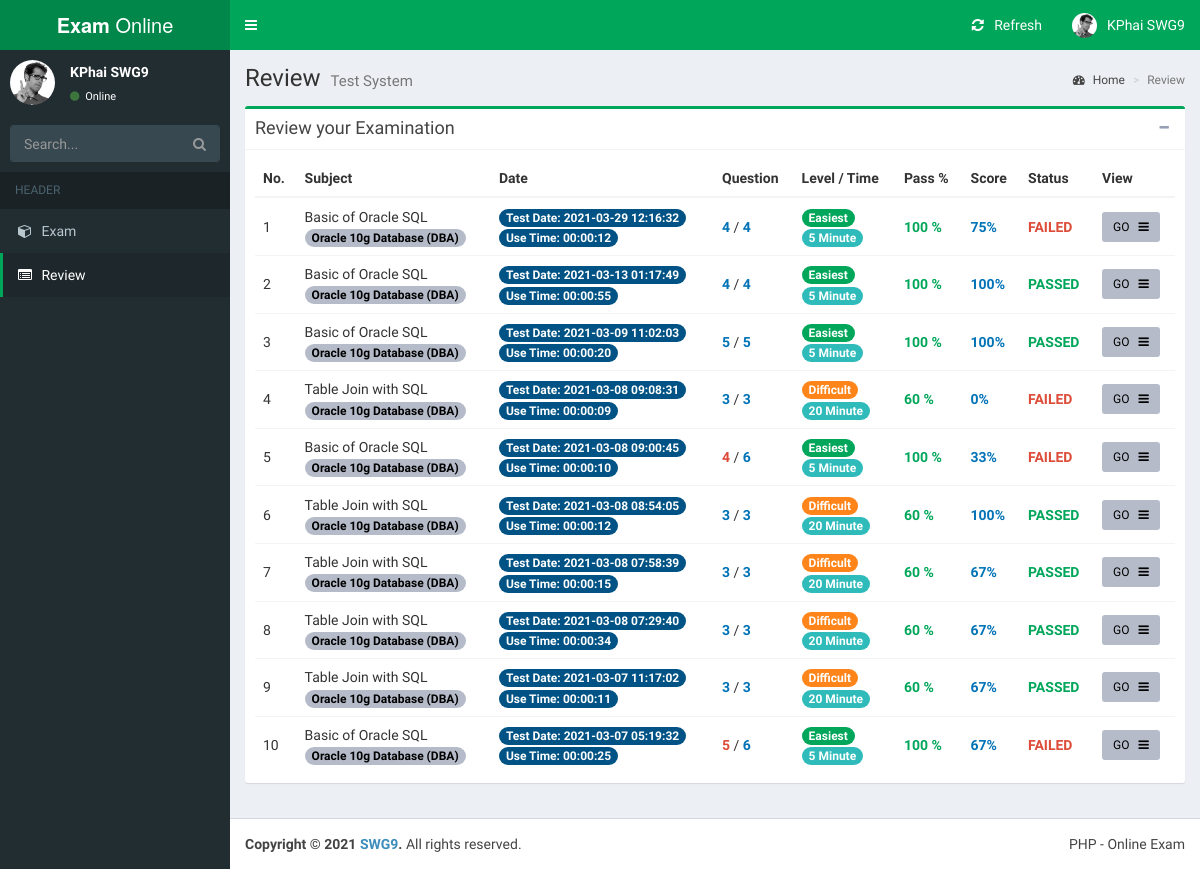
Page /student/review.php (signed in) on the committed database.
### tables this page shows
CREATE TABLE `tb_test_result` (
                                  `test_id` int(11) NOT NULL,
                                  `test_date` date NOT NULL,
                                  `test_minute` int(5) NOT NULL,
                                  `test_count_question` int(5) DEFAULT NULL,
                                  `all_question` int(5) DEFAULT NULL,
                                  `created_at` timestamp NOT NULL DEFAULT CURRENT_TIMESTAMP,
                                  `user_id` int(11) NOT NULL,
                                  `sub_id` int(11) NOT NULL
);

CREATE TABLE `tb_subjects` (
                               `sub_id` int(11) NOT NULL,
                               `title` text NOT NULL,
                               `description` text,
                               `level` int(3) NOT NULL,
                               `give_minute` int(5) NOT NULL,
                               `pass_percent` int(11) NOT NULL,
                               `use_count` int(2) NOT NULL,
                               `status` tinyint(4) NOT NULL,
                               `created_at` timestamp NOT NULL DEFAULT CURRENT_TIMESTAMP,
                               `updated_at` timestamp NOT NULL DEFAULT CURRENT_TIMESTAMP,
                               `cat_id` int(11) NOT NULL,
                               `teacher_id` int(11) NOT NULL
);

CREATE TABLE `tb_category` (
                               `cat_id` int(11) NOT NULL,
                               `name` varchar(100) NOT NULL,
                               `description` varchar(255) DEFAULT NULL,
                               `teacher_id` int(11) NOT NULL,
                               `created_at` timestamp NOT NULL DEFAULT CURRENT_TIMESTAMP,
                               `updated_at` timestamp NOT NULL DEFAULT CURRENT_TIMESTAMP
);

### student/review.php (the view, shortened to what this page needs)
<?php
include_once '../process/connector.php';
?>
<!DOCTYPE html>
<html>
<head>
    <link rel="stylesheet" href="../assets/plugins/bootstrap/dist/css/bootstrap.min.css">
    <link rel="stylesheet" href="../assets/plugins/font-awesome/css/font-awesome.min.css">
    <link rel="stylesheet" href="../assets/plugins/Ionicons/css/ionicons.min.css">
    <link rel="stylesheet" href="../assets/css/AdminLTE.min.css">
    <link rel="stylesheet" href="../assets/css/skins/skin-green.min.css">
    <link rel="stylesheet" href="../assets/css/exam.css">
</head>
<body class="hold-transition skin-green fixed sidebar-mini">
<div class="wrapper">
    <?php include_once 'header.php'; ?>
    <aside class="main-sidebar">
        <section class="sidebar">
            <div class="user-panel">
                <div class="pull-left image">
                    <img src="../assets/img/user2-160x160.jpg" class="img-circle" alt="User Image">
                </div>
                <div class="pull-left info">
                    <p><?=htmlspecialchars($_SESSION['full_name'])?></p>
                    <a href="#"><i class="fa fa-circle text-success"></i> Online</a>
                </div>
            </div>
            <form action="#" method="get" class="sidebar-form">
                <div class="input-group">
                    <input type="text" name="q" class="form-control" placeholder="Search...">
                    <span class="input-group-btn">
              <button type="submit" name="search" id="search-btn" class="btn btn-flat"><i class="fa fa-search"></i>
              </button>
            </span>
                </div>
            </form>
            <ul class="sidebar-menu" data-widget="tree">
                <li class="header">HEADER</li>
                <li><a href="choose_category.php"><i class="fa fa-cube"></i> <span>Exam</span></a></li>
                <li class="active"><a href="#"><i class="fa fa-list-alt"></i> <span>Review</span></a></li>
            </ul>
        </section>
    </aside>
    <div class="content-wrapper">
        <section class="content-header">
            <h1>
                Review
                <small>Test System</small>
            </h1>
            <ol class="breadcrumb">
                <li><a href="#"><i class="fa fa-dashboard"></i> Home</a></li>
                <li class="active">Review</li>
            </ol>
        </section>
        <section class="content">
            <div class="box box-success">
                <div class="box-header with-border">
                    <h4 class="box-title">Review your Examination</h4>
                    <div class="box-tools pull-right">
                        <button type="button" class="btn btn-box-tool" data-widget="collapse"><i
                                    class="fa fa-minus"></i></button>
                    </div>
                </div>
                <div class="box-body">
                    <div class="table-responsive">
                        <table class="table no-margin">
                            <thead>
                            <tr>
                                <th>No.</th>
                                <th>Subject</th>
                                <th>Date</th>
                                <th>Question</th>
                                <th>Level / Time</th>
                                <th>Pass %</th>
                                <th>Score</th>
                                <th>Status</th>
                                <th>View</th>
                            </tr>
                            </thead>
                            <tbody>
                            <?php
                            $user_id = $_SESSION['user_id'];
                            $sql = "SELECT A.TEST_ID, A.CREATED_AT AS TEST_DATE, A.TEST_MINUTE, A.TEST_COUNT_QUESTION AS CNT_QT, A.ALL_QUESTION AS CNT_QT_ALL, B.TITLE AS SUB_TITLE, B.LEVEL AS LEVEL,
                                           B.GIVE_MINUTE AS SUB_TIME, B.PASS_PERCENT,
                                           C.NAME AS CAT_NAME FROM TB_TEST_RESULT A
                                               INNER JOIN TB_SUBJECTS B ON (A.SUB_ID=B.SUB_ID)
                                               INNER JOIN TB_CATEGORY C ON(B.CAT_ID=C.CAT_ID)
                                    WHERE A.USER_ID = $user_id ORDER BY A.TEST_ID DESC";
                            $result = mysqli_query($link, $sql);
                            $no = 0;
                            $count = mysqli_num_rows($result);
                            if ($count > 0) {
                                while ($row = mysqli_fetch_assoc($result)) {
                                    $test_id = $row['TEST_ID'];
                                    $sql_score = "SELECT SC_CHOICE, SC_ANSWER, SC_JUDGE FROM TB_SCORE where TEST_ID = $test_id";
                                    $result_score = mysqli_query($link, $sql_score);
                                    $count_score = mysqli_num_rows($result_score);
                                    $percent = 0;
                                    if ($count_score > 0) {
                                        while ($row_score = mysqli_fetch_assoc($result_score)) {
                                            if ($row_score['SC_JUDGE'] === 'Good') {
                                                $percent += 100;
                                            }
                                        }
                                        $pass_percent = (int) $row['PASS_PERCENT'];
                                        $mark_percent = round($percent/$row['CNT_QT_ALL']);
                                        if ($mark_percent >= $pass_percent) {
                                            $judge = "<span class='text-green text-bold'>PASSED</span>";
                                        }else{
                                            $judge = "<span class='text-red text-bold'>FAILED</span>";
                                        }
                                        ?>
                                        <tr>
                                            <td>
                                                <?= @++$no; ?>
                                            </td>
                                            <td>
                                                <?= htmlspecialchars($row['SUB_TITLE']) ?>
                                                <br/>
                                                <span class="text-center badge bg-gray-active">
                                                <?= htmlspecialchars($row['CAT_NAME']) ?>
                                            </span>
                                            </td>
                                            <td>
                                            <span class="text-center badge bg-blue-active">
                                                Test Date: <?= htmlspecialchars($row['TEST_DATE']) ?>
                                            </span>
                                                <br/>
                                                <span class="text-center badge bg-blue-active">
                                                Use Time: <?= htmlspecialchars(gmdate("H:i:s", $row['TEST_MINUTE'])) ?>
                                            </span>
                                            </td>
                                            <td>
                                                <span class="<?php if($row['CNT_QT'] == $row['CNT_QT_ALL']) echo 'text-blue'; else echo 'text-red'; ?> text-bold"><?=htmlspecialchars($row['CNT_QT'])?></span> / <span class="text-blue text-bold"><?=htmlspecialchars($row['CNT_QT_ALL'])?></span>
                                            </td>
                                            <td>
                                                <?php
                                                if ($row['LEVEL'] == 1) {
                                                    echo "<span class=\"text-center badge bg-green\">Easiest</span>";
                                                } else if ($row['LEVEL'] == 2) {
                                                    echo "<span class=\"text-center badge bg-blue\">Normal</span>";
                                                } else if ($row['LEVEL'] == 3) {
                                                    echo "<span class=\"text-center badge bg-orange\">Difficult</span>";
                                                } else {
                                                    echo "<span class=\"text-center badge bg-red\">Most Difficult</span>";
                                                }
                                                ?>
                                                <br/>
                                                <span class="text-center badge bg-teal-active">
                                        <?= htmlspecialchars($row['SUB_TIME']) ?> Minute
                                    </span>
                                            </td>
                                            <td>
                                                <span class='text-green text-bold'><?= htmlspecialchars($row['PASS_PERCENT']) ?> %</span>
                                            </td>
                                            <td>
                                                <span class='text-blue text-bold'><?= $mark_percent ?>%</span>
                                            </td>
                                            <td>
                                                <?=$judge;?>
                                            </td>
                                            <td><a href="view_detail.php?vTestID=<?=$test_id?>" class="btn btn-sm bg-gray-active">GO &nbsp; <i
                                                            class="fa fa-bars"></i></a></td>
                                        </tr>
                                        <?php
                                    }
                                }
                            }
                            ?>
                            </tbody>
                        </table>
                    </div>
                </div>
            </div>
        </section>
    </div>
    <footer class="main-footer">
        <div class="pull-right hidden-xs">PHP - Online Exam</div>
        <strong>Copyright &copy; 2021 <a href="#">SWG9</a>.</strong> All rights reserved.
    </footer>
</div>
</body>
</html>

### assets/css/exam.css (style rules this page uses)
.table > tbody > tr > td { vertical-align: middle; }

### rows in the picture
tb_test_result: no "1", sub.title "Basic of Oracle SQL", tb_category.name "Oracle 10g Database (DBA)", created_at "2021-03-29 12:16:32", test_minute "00:00:12", test_count_question "4", all_question "4", shows "Easiest", sub.give_minute "5", sub.pass_percent "100", all_question "75", shows "FAILED"
tb_test_result: no "2", sub.title "Basic of Oracle SQL", tb_category.name "Oracle 10g Database (DBA)", created_at "2021-03-13 01:17:49", test_minute "00:00:55", test_count_question "4", all_question "4", shows "Easiest", sub.give_minute "5", sub.pass_percent "100", all_question "100", shows "PASSED"
tb_test_result: no "3", sub.title "Basic of Oracle SQL", tb_category.name "Oracle 10g Database (DBA)", created_at "2021-03-09 11:02:03", test_minute "00:00:20", test_count_question "5", all_question "5", shows "Easiest", sub.give_minute "5", sub.pass_percent "100", all_question "100", shows "PASSED"
tb_test_result: no "4", sub.title "Table Join with SQL", tb_category.name "Oracle 10g Database (DBA)", created_at "2021-03-08 09:08:31", test_minute "00:00:09", test_count_question "3", all_question "3", shows "Difficult", sub.give_minute "20", sub.pass_percent "60", all_question "0", shows "FAILED"
tb_test_result: no "5", sub.title "Basic of Oracle SQL", tb_category.name "Oracle 10g Database (DBA)", created_at "2021-03-08 09:00:45", test_minute "00:00:10", test_count_question "4", all_question "6", shows "Easiest", sub.give_minute "5", sub.pass_percent "100", all_question "33", shows "FAILED"
tb_test_result: no "6", sub.title "Table Join with SQL", tb_category.name "Oracle 10g Database (DBA)", created_at "2021-03-08 08:54:05", test_minute "00:00:12", test_count_question "3", all_question "3", shows "Difficult", sub.give_minute "20", sub.pass_percent "60", all_question "100", shows "PASSED"
tb_test_result: no "7", sub.title "Table Join with SQL", tb_category.name "Oracle 10g Database (DBA)", created_at "2021-03-08 07:58:39", test_minute "00:00:15", test_count_question "3", all_question "3", shows "Difficult", sub.give_minute "20", sub.pass_percent "60", all_question "67", shows "PASSED"
tb_test_result: no "8", sub.title "Table Join with SQL", tb_category.name "Oracle 10g Database (DBA)", created_at "2021-03-08 07:29:40", test_minute "00:00:34", test_count_question "3", all_question "3", shows "Difficult", sub.give_minute "20", sub.pass_percent "60", all_question "67", shows "PASSED"
tb_test_result: no "9", sub.title "Table Join with SQL", tb_category.name "Oracle 10g Database (DBA)", created_at "2021-03-07 11:17:02", test_minute "00:00:11", test_count_question "3", all_question "3", shows "Difficult", sub.give_minute "20", sub.pass_percent "60", all_question "67", shows "PASSED"
tb_test_result: no "10", sub.title "Basic of Oracle SQL", tb_category.name "Oracle 10g Database (DBA)", created_at "2021-03-07 05:19:32", test_minute "00:00:25", test_count_question "5", all_question "6", shows "Easiest", sub.give_minute "5", sub.pass_percent "100", all_question "67", shows "FAILED"

### other values in the picture
$_SESSION['full_name'] "KPhai SWG9"
